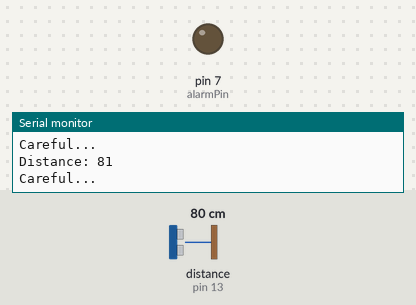
A sketch run on a simulated Arduino Uno, built with avr-gcc and run on an emulated ATmega328P. On the bench: output pins drawn as LEDs (lit = HIGH), the last lines printed to the serial monitor. Dashed ring = blinking. Inputs (shaded band) come from the test bench; at power-on: distance to the obstacle (sensor on pin 13) 80 cm. The echo pulse lasts 58.3 µs per cm.

Above: at 1.2 s.
1.3 s: distance to the obstacle (sensor on pin 13) set to 54 cm
3.0 s: distance to the obstacle (sensor on pin 13) set to 46 cm
At 3.9 s:
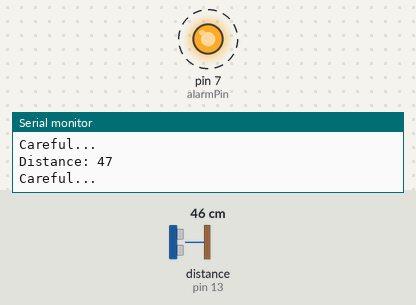
6.0 s: distance to the obstacle (sensor on pin 13) set to 60 cm
At 6.3 s:
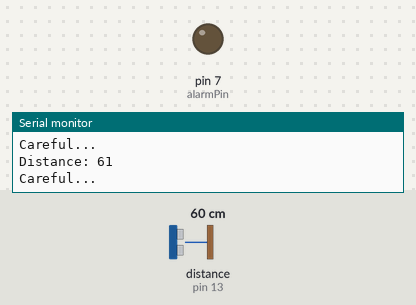
7.5 s: distance to the obstacle (sensor on pin 13) set to 2 cm
At 8.4 s:
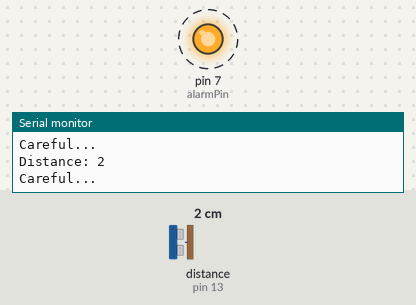
Timing chart, 0 to 11.5 s (numbered marks = the images above; inputs shaded):
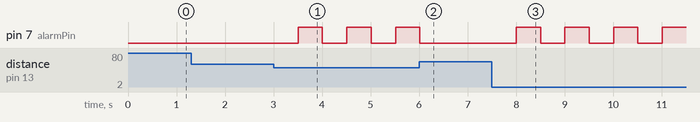

The sketch:

COMPLETED_car_proximity_alarm_ECC.ino
```cpp
/*
Car Proximity Alarm Project
Build & Code: Arduino Workshop

Charles Ross
© Electronics & Computing Club (ECC) 2026
*/


#include <NewPing.h>

// Define the pin names
const int triggerPin = 12;
const int echoPin = 13;
const int alarmPin = 7;

// Define a variable for distance
unsigned long distance;

// Create the sonar object (our ultrasonic sensor)
NewPing sonar(triggerPin, echoPin, 200);

void setup() {
  // Alarm pin needs to be active
  pinMode(alarmPin, OUTPUT);
  Serial.begin(115200);

}

void loop() {
  // Get a cm distance to wall from ultrasonic sensor
  distance = sonar.ping_cm();

  // If the distance is not out of bounds
  if(distance != 0) {
    // Print it
    Serial.print("Distance: "); Serial.println(distance);

    // Initial warning if the wall is within 100cm range
    if(distance < 100){
      Serial.println("Careful...");
    }

    // If the wall is within 50cm, activate the alarm
    if(distance < 50){
      // 0.5s active, 0.5s inactive (can be simplified to be constantly active)
      delay(500);
      digitalWrite(alarmPin, HIGH);
      delay(500);
      digitalWrite(alarmPin, LOW);
    }

  }

}
```

Measured:
- the behaviour switches between 49 and 48 cm on distance to the obstacle (sensor on pin 13) (found by bisection; images 0 and 1)
- after the input at 3.0 s, pin 7 (alarmPin): alternates HIGH for 0.50 s and LOW for 0.50 s, starting after 0.51 s
- after the input at 6.0 s, pin 7 (alarmPin): goes on until 6.0 s, then stays LOW
- after the input at 7.5 s, pin 7 (alarmPin): alternates HIGH for 0.50 s and LOW for 0.50 s, starting after 0.50 s
